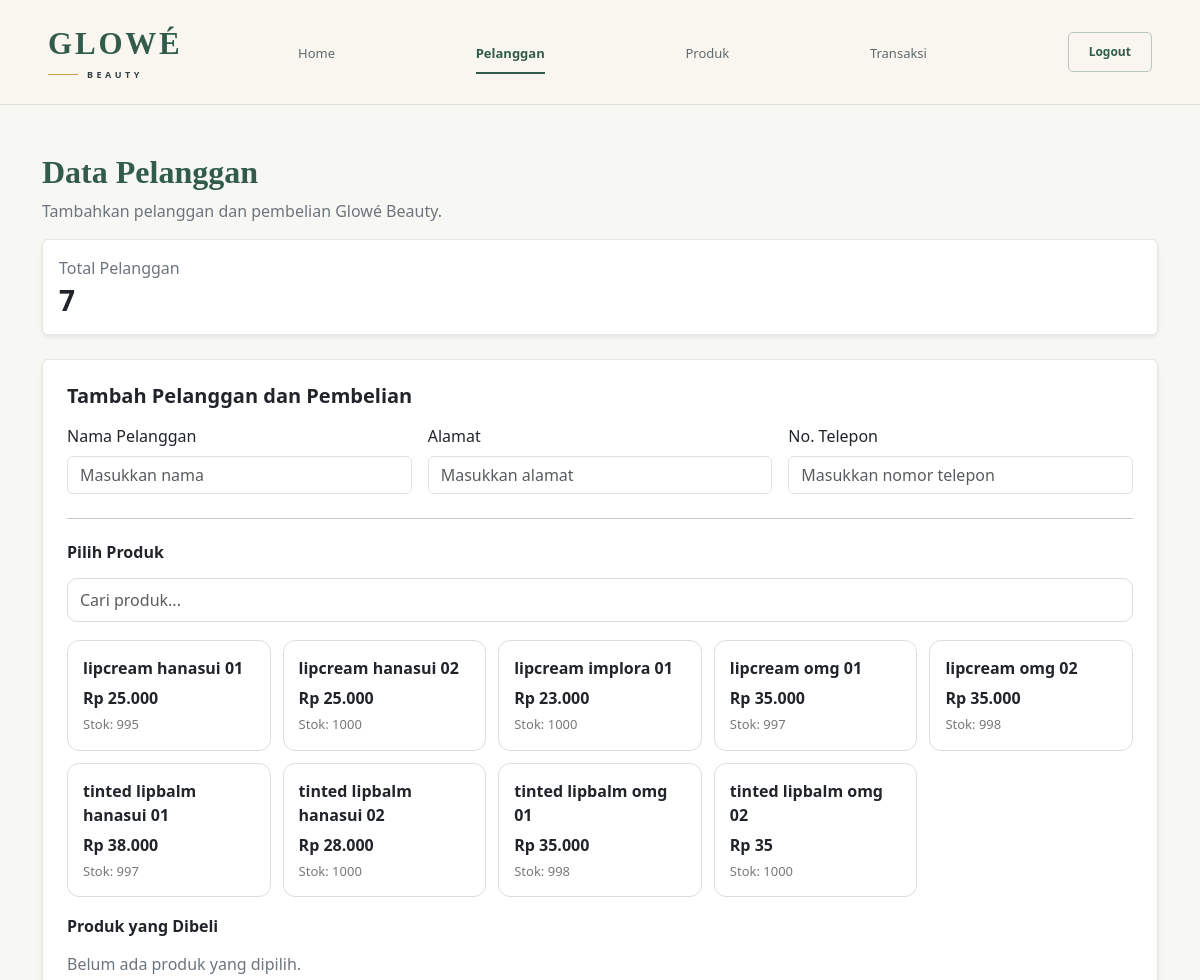
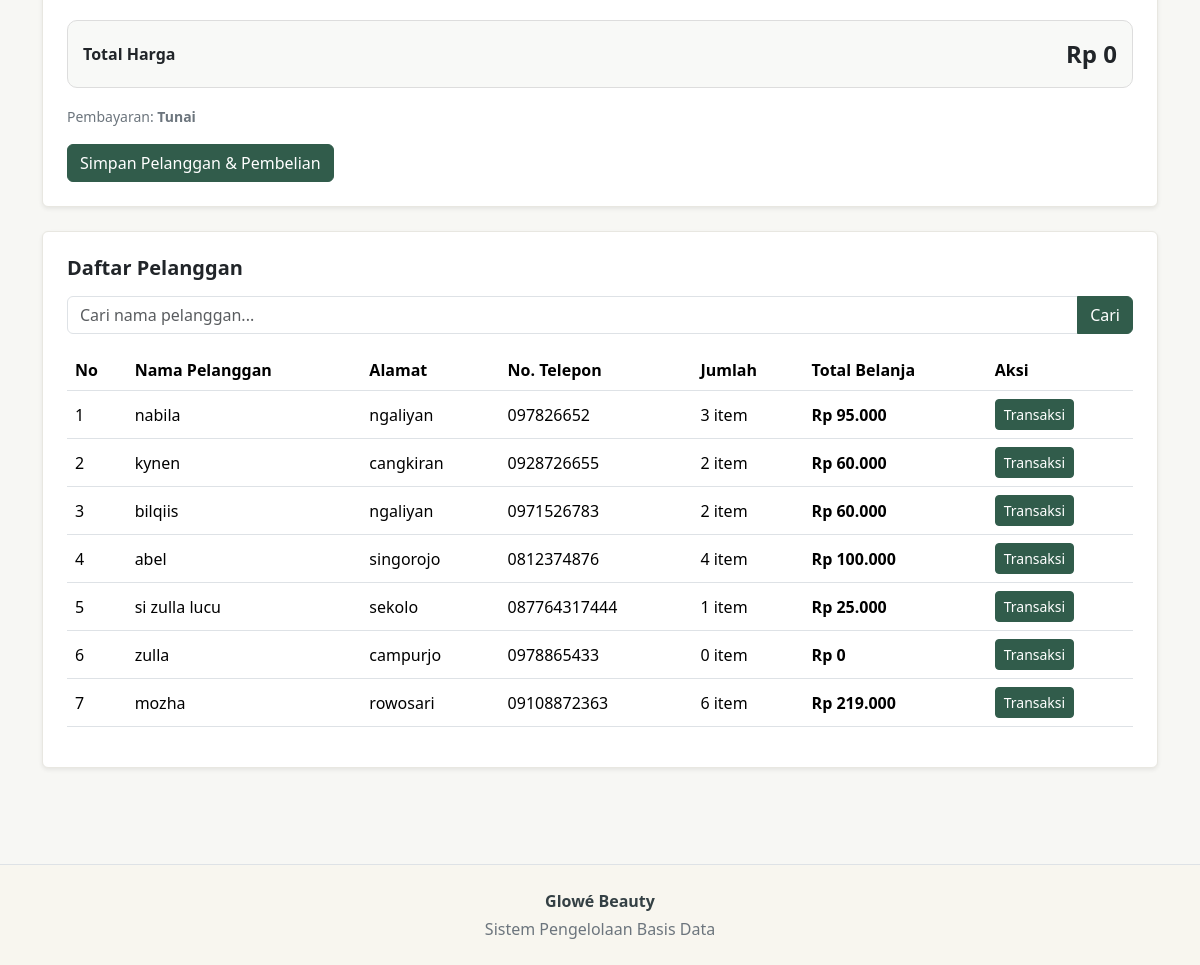
/kasir/pelanggan.php, run on the app's committed database (2 pictures, top to bottom).
### tables this page shows
CREATE TABLE `produk` (
  `id_produk` int(11) NOT NULL,
  `nama_produk` varchar(100) NOT NULL,
  `harga` decimal(10,2) NOT NULL,
  `stok` int(255) NOT NULL
);

CREATE TABLE `pelanggan` (
  `id_pelanggan` int(11) NOT NULL,
  `nama_pelanggan` varchar(50) NOT NULL,
  `alamat` text NOT NULL,
  `no_telepon` varchar(20) NOT NULL
);

### kasir/pelanggan.php (the view, shortened to what this page needs)
<?php
include '../koneksi.php';
$keyword = isset($_GET['cari'])
    ? trim($_GET['cari'])
    : '';
$where = '';
$produk = mysqli_query(
    $koneksi,
    "
    SELECT *
    FROM produk
    ORDER BY nama_produk ASC
    "
);
$data = mysqli_query(
    $koneksi,
    "
    SELECT
        pelanggan.*,
        COALESCE(
            SUM(
                CASE
                    WHEN transaksi.status = 'sukses'
                    THEN penjualan.total_harga
                    ELSE 0
                END
            ),
            0
        ) AS total_belanja,
        COALESCE(
            SUM(
                CASE
                    WHEN transaksi.status = 'sukses'
                    THEN detail_sum.jumlah
                    ELSE 0
                END
            ),
            0
        ) AS jumlah
    FROM pelanggan
    LEFT JOIN penjualan
        ON pelanggan.id_pelanggan =
           penjualan.id_pelanggan
    LEFT JOIN transaksi
        ON penjualan.id_penjualan =
           transaksi.id_penjualan
    LEFT JOIN (
        SELECT
            id_penjualan,
            SUM(jumlah) AS jumlah
        FROM detail_penjualan
        GROUP BY id_penjualan
    ) AS detail_sum
        ON penjualan.id_penjualan =
           detail_sum.id_penjualan
    $where
    GROUP BY pelanggan.id_pelanggan
    ORDER BY pelanggan.id_pelanggan DESC
    "
);
$total_pelanggan = mysqli_num_rows($data);
?>
<!DOCTYPE html>
<html lang="id">
<head>
    <link
        href="https://cdn.jsdelivr.net/npm/bootstrap@5.3.3/dist/css/bootstrap.min.css"
        rel="stylesheet"
    >
</head>
<body>
<nav class="navbar">
    <div class="container-fluid px-lg-5">
        <div class="navbar-inner">
            <a
                href="index.php"
                class="logo"
            >
                <div class="logo-main">
                    GLOWÉ
                </div>
                <div class="logo-bottom">
                    <div class="logo-line"></div>
                    <div class="logo-sub">
                        BEAUTY
                    </div>
                </div>
            </a>
            <div class="nav-menu">
                <a
                    href="index.php"
                    class="nav-link-custom"
                >
                    Home
                </a>
                <a
                    href="pelanggan.php"
                    class="nav-link-custom active"
                >
                    Pelanggan
                </a>
                <a
                    href="produk.php"
                    class="nav-link-custom"
                >
                    Produk
                </a>
                <a
                    href="transaksi.php"
                    class="nav-link-custom"
                >
                    Transaksi
                </a>
                <a
                    href="../logout.php"
                    class="logout"
                    onclick="return confirm('Yakin ingin logout?')"
                >
                    Logout
                </a>
            </div>
        </div>
    </div>
</nav>
<div class="container py-5">
    <h2 class="fw-bold page-title">
        Data Pelanggan
    </h2>
    <p class="text-secondary">
        Tambahkan pelanggan dan pembelian Glowé Beauty.
    </p>
    <div class="card border-0 shadow-sm mb-4">
        <div class="card-body">
            <p class="text-secondary mb-1">
                Total Pelanggan
            </p>
            <h3 class="fw-bold mb-0">
                <?= $total_pelanggan; ?>
            </h3>
        </div>
    </div>
    <div class="card border-0 shadow-sm mb-4">
        <div class="card-body p-4">
            <h5 class="fw-bold mb-3">
                Tambah Pelanggan dan Pembelian
            </h5>
            <form method="POST">
                <div class="row g-3">
                    <div class="col-md-4">
                        <label class="form-label">
                            Nama Pelanggan
                        </label>
                        <input
                            type="text"
                            name="nama_pelanggan"
                            class="form-control"
                            placeholder="Masukkan nama"
                            required
                        >
                    </div>
                    <div class="col-md-4">
                        <label class="form-label">
                            Alamat
                        </label>
                        <input
                            type="text"
                            name="alamat"
                            class="form-control"
                            placeholder="Masukkan alamat"
                            required
                        >
                    </div>
                    <div class="col-md-4">
                        <label class="form-label">
                            No. Telepon
                        </label>
                        <input
                            type="text"
                            name="no_telepon"
                            class="form-control"
                            placeholder="Masukkan nomor telepon"
                            required
                        >
                    </div>
                </div>
                <hr class="my-4">
                <h6 class="fw-bold mb-3">
                    Pilih Produk
                </h6>
                <input
                    type="text"
                    id="cari-produk"
                    class="form-control search-produk"
                    placeholder="Cari produk..."
                    autocomplete="off"
                >
                <div
                    id="daftar-produk"
                    class="produk-pilihan"
                >
                    <?php
                    mysqli_data_seek(
                        $produk,
                        0
                    );
                    while (
                        $pr =
                        mysqli_fetch_assoc($produk)
                    ) {
                    ?>
                        <div
                            class="produk-card
                            <?= $pr['stok'] <= 0
                                ? 'stok-habis'
                                : ''; ?>"
                            data-id="<?= $pr['id_produk']; ?>"
                            data-nama="<?= htmlspecialchars(
                                strtolower(
                                    $pr['nama_produk']
                                ),
                                ENT_QUOTES
                            ); ?>"
                            data-harga="<?= $pr['harga']; ?>"
                            data-stok="<?= $pr['stok']; ?>"
                        >
                            <div class="produk-nama">
                                <?= htmlspecialchars(
                                    $pr['nama_produk']
                                ); ?>
                            </div>
                            <div class="produk-harga">
                                Rp
                                <?= number_format(
                                    $pr['harga'],
                                    0,
                                    ',',
                                    '.'
                                ); ?>
                            </div>
                            <div class="produk-stok">
                                Stok:
                                <?= $pr['stok']; ?>
                            </div>
                        </div>
                    <?php } ?>
                </div>
                <h6 class="fw-bold mb-3">
                    Produk yang Dibeli
                </h6>
                <div id="produk-terpilih">
                    <p
                        id="belum-pilih"
                        class="text-secondary"
                    >
                        Belum ada produk yang dipilih.
                    </p>
                </div>
                <div class="total-box mt-4">
                    <div
                        class="d-flex
                        justify-content-between
                        align-items-center"
                    >
                        <span class="fw-bold">
                            Total Harga
                        </span>
                        <span
                            class="fw-bold fs-4"
                            id="total-harga"
                        >
                            Rp 0
                        </span>
                    </div>
                </div>
                <div class="mt-3">
                    <small class="text-secondary">
                        Pembayaran:
                        <strong>
                            Tunai
                        </strong>
                    </small>
                </div>
                <button
                    type="submit"
                    name="simpan"
                    class="btn btn-dark mt-3"
                >
                    Simpan Pelanggan & Pembelian
                </button>
            </form>
        </div>
    </div>
    <div class="card border-0 shadow-sm">
        <div class="card-body p-4">
            <h5 class="fw-bold mb-3">
                Daftar Pelanggan
            </h5>
            <form
                method="GET"
                class="mb-3"
            >
                <div class="input-group">
                    <input
                        type="text"
                        name="cari"
                        class="form-control"
                        placeholder="Cari nama pelanggan..."
                        value="<?= htmlspecialchars(
                            $keyword
                        ); ?>"
                    >
                    <button
                        type="submit"
                        class="btn btn-dark"
                    >
                        Cari
                    </button>
                </div>
            </form>
            <div class="table-responsive">
                <table
                    class="table table-hover align-middle"
                >
                    <thead>
                        <tr>
                            <th>No</th>
                            <th>Nama Pelanggan</th>
                            <th>Alamat</th>
                            <th>No. Telepon</th>
                            <th>Jumlah</th>
                            <th>Total Belanja</th>
                            <th>Aksi</th>
                        </tr>
                    </thead>
                    <tbody>
                    <?php
                    if ($total_pelanggan > 0) {
                        $no = 1;
                        while (
                            $row =
                            mysqli_fetch_assoc($data)
                        ) {
                    ?>
                            <tr>
                                <td>
                                    <?= $no++; ?>
                                </td>
                                <td>
                                    <?= htmlspecialchars(
                                        $row['nama_pelanggan']
                                    ); ?>
                                </td>
                                <td>
                                    <?= htmlspecialchars(
                                        $row['alamat']
                                    ); ?>
                                </td>
                                <td>
                                    <?= htmlspecialchars(
                                        $row['no_telepon']
                                    ); ?>
                                </td>
                                <td>
                                    <?= $row['jumlah']; ?>
                                    item
                                </td>
                                <td class="fw-semibold">
                                    Rp
                                    <?= number_format(
                                        $row['total_belanja'],
                                        0,
                                        ',',
                                        '.'
                                    ); ?>
                                </td>
                                <td>
                                    <a
                                        href="transaksi.php?id_pelanggan=<?= $row['id_pelanggan']; ?>"
                                        class="btn btn-sm btn-dark"
                                    >
                                        Transaksi
                                    </a>
                                </td>
                            </tr>
                    <?php
                        }
                    } ?>
                    </tbody>
                </table>
            </div>
        </div>
    </div>
</div>
<footer
    class="border-top mt-5 py-4"
>
    <div class="container text-center">
        <p class="fw-semibold mb-1">
            Glowé Beauty
        </p>
        <p class="text-secondary mb-0">
            Sistem Pengelolaan Basis Data
        </p>
    </div>
</footer>
</body>
</html>

### kasir/pelanggan.php (style rules this page uses)
:root { --ivory:#F8F6EF; --green:#315C4B; --mustard:#C5A24A; --outerspace:#344044; --line:#E2E0D8; }
body { background:#F7F7F4; color:var(--outerspace); }
.navbar { background:var(--ivory); border-bottom:1px solid var(--line); }
.navbar-inner { min-height:88px; display:flex; align-items:center; width:100%; }
.logo { text-decoration:none; display:flex; flex-direction:column; line-height:1; min-width:185px; flex-shrink:0; }
.logo-main { color:var(--green); font:600 31px Georgia,serif; letter-spacing:2.8px; }
.logo-bottom { display:flex; align-items:center; margin-top:8px; }
.logo-line { width:30px; height:1px; background:var(--mustard); margin-right:9px; }
.logo-sub { color:var(--outerspace); font-size:9px; font-weight:700; letter-spacing:3.5px; }
.nav-menu { flex:1; display:flex; align-items:center; justify-content:space-between; margin-left:55px; }
.nav-link-custom { position:relative; color:#606A6D; text-decoration:none; font-size:13px; font-weight:500; padding:34px 10px 31px; white-space:nowrap; }
.nav-link-custom:hover, .nav-link-custom.active { color:var(--green); }
.nav-link-custom.active { font-weight:700; }
.nav-link-custom.active:after { content:""; position:absolute; left:10px; right:10px; bottom:20px; height:2px; background:var(--green); }
.logout { color:var(--green); border:1px solid #B8C8C0; border-radius:5px; padding:10px 20px; text-decoration:none; font-size:12px; font-weight:700; margin-left:10px; }
.page-title { color:var(--green); font-family:Georgia,serif; }
.card { border:1px solid #E8E7E1 !important; }
.btn-dark { background:var(--green) !important; border-color:var(--green) !important; }
.search-produk { height:44px; border-radius:10px; border:1px solid #ddd; margin-bottom:18px; }
.produk-pilihan { display:grid; grid-template-columns: repeat(auto-fill,minmax(190px,1fr)); gap:12px; margin-bottom:20px; }
.produk-card { border:1px solid #ddd; border-radius:12px; padding:15px; background:white; cursor:pointer; transition:0.2s; }
.produk-nama { font-weight:600; margin-bottom:6px; }
.produk-harga { font-weight:600; margin-bottom:5px; }
.produk-stok { font-size:13px; color:#777; }
.total-box { background:#F8F9F7; border:1px solid #ddd; border-radius:10px; padding:15px; }
footer { background:var(--ivory) !important; border-color:var(--line) !important; }

### data on the page
produk: nama_produk "lipcream hanasui 01", harga "25.000", stok "995"
produk: nama_produk "lipcream hanasui 02", harga "25.000", stok "1000"
produk: nama_produk "lipcream implora 01", harga "23.000", stok "1000"
produk: nama_produk "lipcream omg 01", harga "35.000", stok "997"
produk: nama_produk "lipcream omg 02", harga "35.000", stok "998"
produk: nama_produk "tinted lipbalm hanasui 01", harga "38.000", stok "997"
produk: nama_produk "tinted lipbalm hanasui 02", harga "28.000", stok "1000"
produk: nama_produk "tinted lipbalm omg 01", harga "35.000", stok "998"
produk: nama_produk "tinted lipbalm omg 02", harga "35", stok "1000"
pelanggan: nama_pelanggan "nabila", alamat "ngaliyan", no_telepon "097826652", jumlah "3", total_belanja "95.000"
pelanggan: nama_pelanggan "kynen", alamat "cangkiran", no_telepon "0928726655", jumlah "2", total_belanja "60.000"
pelanggan: nama_pelanggan "bilqiis", alamat "ngaliyan", no_telepon "0971526783", jumlah "2", total_belanja "60.000"
pelanggan: nama_pelanggan "abel", alamat "singorojo", no_telepon "0812374876", jumlah "4", total_belanja "100.000"
pelanggan: nama_pelanggan "si zulla lucu", alamat "sekolo", no_telepon "087764317444", jumlah "1", total_belanja "25.000"
pelanggan: nama_pelanggan "zulla", alamat "campurjo", no_telepon "0978865433", jumlah "0", total_belanja "0"
pelanggan: nama_pelanggan "mozha", alamat "rowosari", no_telepon "09108872363", jumlah "6", total_belanja "219.000"

### other printed values
$total_pelanggan "7"
